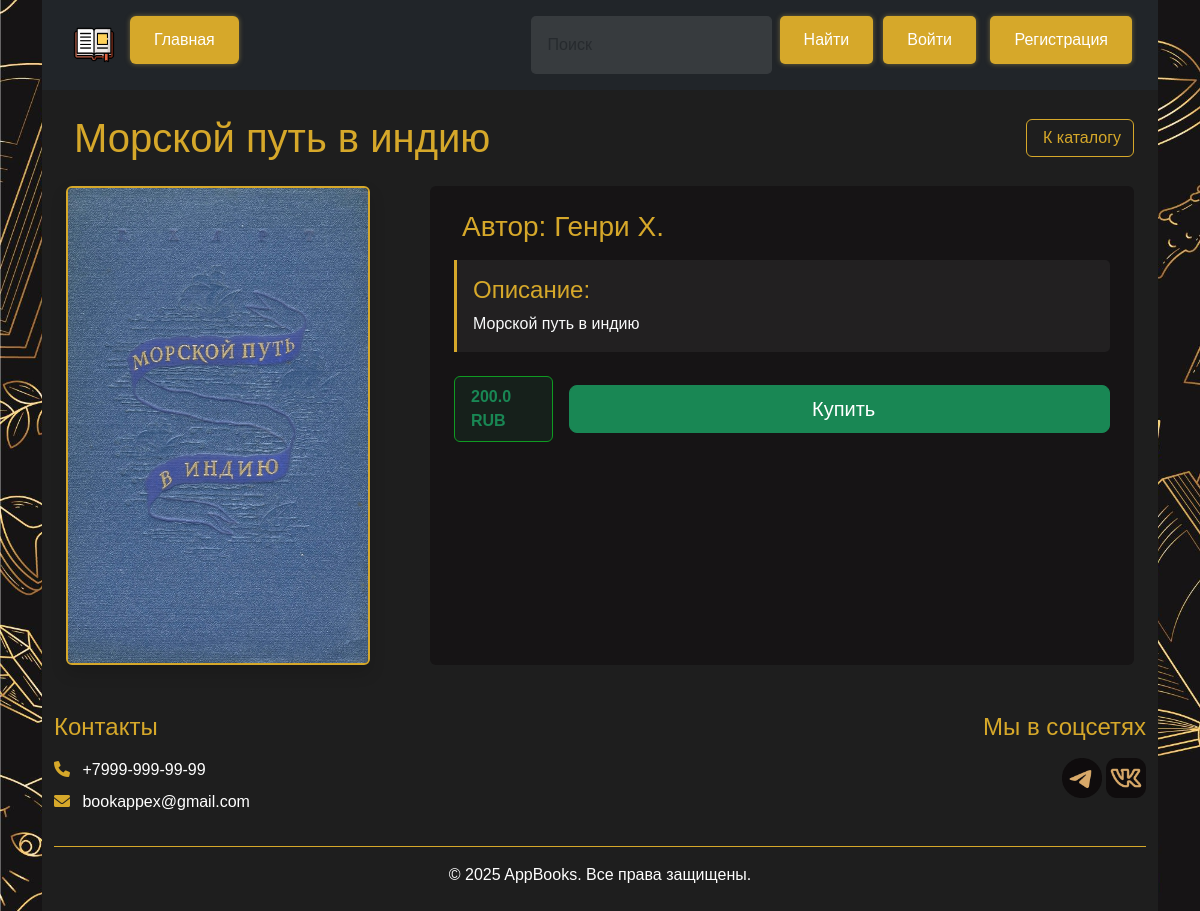
Page /book/3 on the committed database.
### models.py (models this page shows, shortened)
class Books(db.Model):
    id = db.Column(db.Integer, primary_key = True)
    Title = db.Column(db.String(100), nullable = False)
    Cover = db.Column(db.String(100), nullable = False)
    Author = db.Column(db.String(100), nullable = False)
    About = db.Column(db.Text, nullable = False)
    File_path = db.Column(db.String(100), nullable = False)
    Cost = db.Column(db.Float, nullable = False)
    @property
    def cover_url(self):
        clean_path = self.Cover.replace('\\', '/')
        return url_for('static', filename=f'uploads/{clean_path}')

### BooksApp.py (the view)
@app.route('/book/<int:id>')
def book_detail(id):
    book = Books.query.get_or_404(id)
    username = session.get('username')
    user = Authorization.query.filter_by(Name=username).first()
    admin = adm()
    if 'username' not in session:
        return render_template('Book.html', book=book,existing_bookmark=False)
    else:
        existing_bookmark = Bookmark.query.filter_by(user_id=user.id, book_id=id).first()
        return render_template('Book.html', book=book, username=username, admin=admin, existing_bookmark=existing_bookmark)

### BooksApp.py (called while the page is built)
def adm():
    username=session.get('username')
    if 'username' not in session:
        return False
    user = Authorization.query.filter_by(Name=username).first()
    if user.Rank == 'Admin':
       return True
    return False

### templates/Book.html (shortened to what this page needs)
{% extends 'base.html' %}
{% block body %}
<div class="container-fluid bg-dark text-light p-4">
    <div class="d-flex flex-column flex-md-row justify-content-between align-items-start align-items-md-center mb-4">
        <h1 class="text-gold mb-3 mb-md-0">
            {{ book.Title }}
        </h1>
        <div class="d-flex flex-wrap gap-2">
            <a href="/Main" class="btn btn-outline-gold">
                К каталогу
            </a>
        </div>
    </div>
    <div class="row g-4">
        <div class="col-md-5 col-lg-4">
            <div class="position-relative">
                <img class="img-fluid rounded shadow cover-img-lg" src="{{book.cover_url}}" alt="Обложка книги {{book.Title}}">
            </div>
        </div>
        <div class="col-md-7 col-lg-8">
            <div class="bg-darker rounded p-4 h-100">
                <h3 class="text-gold mb-3">
                    Автор: {{ book.Author }}
                </h3>
                <div class="book-description mb-4">
                    <h4 class="text-gold mb-2">Описание:</h4>
                    <p class="mb-0">{{ book.About }}</p>
                </div>
                <div class="mt-auto">
                    {% if admin or existing_bookmark %}
                    <a href="{{ url_for('read_book', book_id=book.id) }}" class="btn btn-gold btn-lg">
                        <i class="bi bi-book-half me-2">Читать</i>
                    </a>
                    {% else %}
                    <div class="d-flex flex-column flex-sm-row align-items-center gap-3">
                        <div class="price-tag bg-success bg-opacity-10 px-3 py-2 rounded">
                            <span class="text-success fw-bold">{{ book.Cost }} RUB</span>
                        </div>
                        <form action="{{ url_for('payment_options', book_id=book.id) }}"class="w-100 w-sm-auto">
                            <button type="submit" class="btn btn-success btn-lg w-100">
                                Купить
                            </button>
                        </form>
                    </div>
                    {% endif %}
                </div>
            </div>
        </div>
    </div>
</div>
{% endblock %}

### static/css/main.css (style rules this page uses)
:root { --primary-color: #d6a82a; --primary-hover: #e6b824; --text-color: white; --shadow: 0 0 5px rgba(195, 167, 77, 0.5); --shadow-hover: 0 0 15px rgba(195, 167, 77, 0.8); --success-color: #0f9b22; --success-hover: #2ad641; --error-color: #ffca2c; --error-bg: rgba(255, 202, 44, 0.1); --dark-bg: #1e1e1e; --darker-bg: #161415; --gold-gradient: linear-gradient(135deg, var(--primary-color) 0%, var(--primary-hover) 100%); }
body { margin: 0; padding: 0; min-height: 100vh; font-family: 'Arial', sans-serif; display: flex; flex-direction: column; background: url(/static/image/background.jpg) center/cover no-repeat fixed, rgb(255, 255, 255); }
.text-gold { color: var(--primary-color); }
.bg-dark { background-color: var(--dark-bg) !important; }
.bg-darker { background-color: var(--darker-bg) !important; }
.btn-outline-gold { background-color: transparent; border: 1px solid var(--primary-color); color: var(--primary-color); }
.cover__img, .cover-img-lg { width: auto; max-width: 100%; border-radius: 5px; transition: transform 0.3s ease; object-fit: contain; }
.cover-img-lg { max-height: 500px; border: 2px solid var(--primary-color); }
.book-description { background: rgba(255, 255, 255, 0.05); border-left: 3px solid var(--primary-color); padding: 1rem; border-radius: 0 5px 5px 0; }
.price-tag { border: 1px solid var(--success-color); background-color: rgba(15, 155, 34, 0.1); }

### templates/base.html (style rules this page uses)
:root { --primary-color: #d6a82a; --primary-hover: #e6b824; --text-color: white; --shadow: 0 0 5px rgba(195, 167, 77, 0.5); --shadow-hover: 0 0 15px rgba(195, 167, 77, 0.8); }
html, body { height: 100%; margin: 0; }
body { display: flex; flex-direction: column; min-height: 100vh; font-family: 'Arial', sans-serif; }
body { font-family: 'Arial', sans-serif; }

### rows in the picture
Books: Title "Морской путь в индию", cover_url (picture), Author "Генри Х.", About "Морской путь в индию", Cost "200.0"
